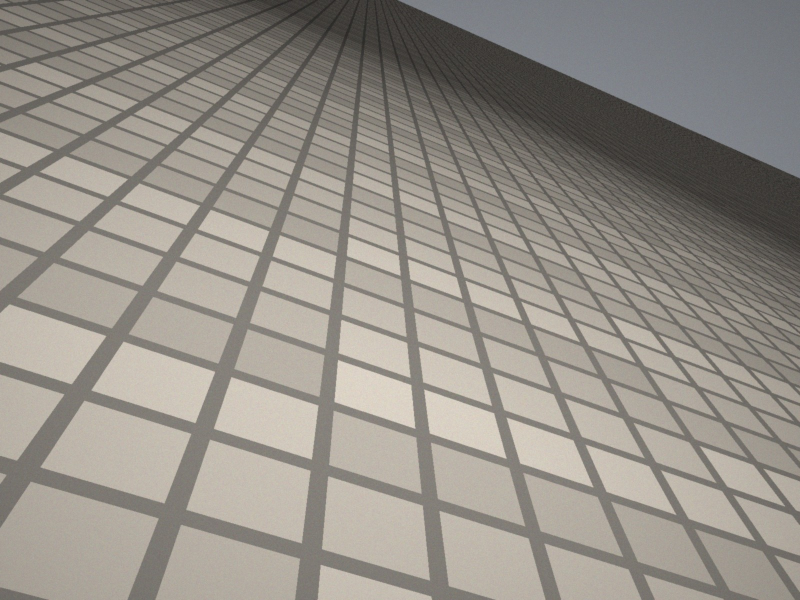
#> input picture hw/hw1/tiles.jpg, 1600 x 1200 px, found by its file name (shown at 1/2 size)
$ python hw1_skeleton.py
#> lines starting #> are read from the running program, lines starting #| are printed output that depends on the picture
#!/usr/bin/env python

##  hw1_skeleton.py

"""
This is the skeleton for Homework 1 of ECE 661, Computer Vision, Fall 2026.

The framework is written for you: reading the two supplied images, drawing the
overlays, saving the figures.  What is left for you to write is the geometry, and
every place that needs your work is marked TODO.

Everything in this homework is built out of four facts from Lecture 2:

    the line through two points            l  =  x1 cross x2
    the point where two lines meet         x  =  l1 cross l2
    a conic                                x^T C x  =  0
    the tangent to C at a point p on it    l  =  C p

Rename this file to hw1_<FirstName><LastName>.py before you submit it.  Note that
the work is all inside functions and that the calls at the bottom sit behind the
usual __main__ guard.  Keep it that way.  Your submission has to be safe to
import: a file that draws a window or reads an image at the moment it is imported
will fail on a machine that has neither a display nor the data directory.

    Usage:      python hw1_skeleton.py
    Requires:   numpy, matplotlib, pillow    (see the conda line in the handout)

Course policy on AI assistants applies to this file.  Your report must open with
a section titled "AI Assistant Usage" giving a percentage, and any function here
that was generated entirely by an AI assistant must say so in its own docstring.
"""

__author__ = "Shrikrishna Bhagirath Rajule (srajule@purdue.edu)"
__date__   = "2026-Sep-02"

import os
import numpy as np
import matplotlib

##  Choose a drawing backend before pyplot is imported.
if not (os.environ.get("DISPLAY") or os.name == "nt" or
        os.environ.get("MPLBACKEND")):
    matplotlib.use("Agg")

import matplotlib.pyplot as plt
from PIL import Image

"""
##  Uncomment this block if you want your recorded points and your figures to
##  come out the same on every run.
seed = 0
random.seed(seed)
numpy.random.seed(seed)
"""


#______________________________  Lecture 2 in four functions  __________________________

##  These are given.  Read dehom() carefully: the comment inside it is the whole
##  reason we bother with homogeneous coordinates in the first place.

def hom(p):
    '''Physical point (x,y) as the homogeneous 3-vector [x, y, 1]^T.'''
    return np.array([p[0], p[1], 1.0])

def join(p, q):
    '''The line through the two physical points p and q.'''
    return np.cross(hom(p), hom(q))

def meet(l, m):
    '''The point where the two lines l and m cross.'''
    return np.cross(l, m)

# [17 lines left out: function dehom, not called in this run]


#______________________________  Given framework  _______________________________________

##  Where the two supplied images live.  The default is the directory you get by
##  unzipping hw1_images.zip next to this file.  The environment variable is here
##  so that a grader can point the same code at a different directory without
##  editing it; you should not need to touch either.
DATA_DIR = os.environ.get("ECE661_HW1_DATA", "hw1_images")

def load_image(filename):
    '''Read an image from DATA_DIR as an (H, W, 3) array of uint8.'''
    path = os.path.join(DATA_DIR, filename)
    if not os.path.isfile(path):
        raise SystemExit(
            "Could not find %s.\n"
            "Unzip hw1_images.zip so that %s/ sits next to this file, or set the\n"
            "environment variable ECE661_HW1_DATA to the directory that has it."
            % (path, DATA_DIR))
    return np.array(Image.open(path).convert("RGB"))

def show_or_save(figure, filename):
    '''Put a figure on the screen if there is one, and always write it to disk.

    Every figure has to end up in your PDF report, so saving is not optional.
    Calling plt.show() with no display attached is an error, which is why this
    goes through the backend check made at the top of the file.
    '''
    figure.savefig(filename, dpi=110, bbox_inches="tight")
    if matplotlib.get_backend().lower() != "agg":
        plt.show()
    plt.close(figure)

def show_recorded_points(image, recorded, title):
    '''Draw the points you recorded on top of the image, and nothing else.

    Run this BEFORE you compute anything.  If a line you meant to record along
    a row of grout is drawn across the tiles instead, you will see it here.
    '''
    colors = ["#e4572e", "#2e86ab", "#3fa34d"]
    figure, axis = plt.subplots(figsize=(9, 7))
    axis.imshow(image)
    for (name, pairs), color in zip(recorded.items(), colors):
        for point_a, point_b in pairs:
            axis.plot([point_a[0], point_b[0]], [point_a[1], point_b[1]],
                      '-o', color=color, markersize=5, linewidth=1)
    axis.set_xlim(0, image.shape[1]);  axis.set_ylim(image.shape[0], 0)
    axis.set_title(title)
    return figure

# [64 lines left out: functions bounding_box_diagonal, draw_line_across, draw_conic, coefficients_to_matrix, two_panel_figure, not called in this run]


#______________________________  Bonus (optional):  Shooting Around Cover  _____________

##  The arena, in an ordinary x-y plane with y upward.  The player is at the
##  origin and alpha is measured counter-clockwise from the +x axis.  No image
##  is involved in this section, and it is worth 10 bonus points.

TARGET = (np.array([1.0, 8.0]), np.array([3.0, 8.0]))
ARMOUR = (np.array([0.4, 4.0]), np.array([5.0, 4.0]))
WALL   = (np.array([7.0, 0.0]), np.array([7.0, 6.0]))

# [47 lines left out: functions draw_arena, aiming_line, subtended_interval, strikes_segment, reflection_in_line, not called in this run]

def bonus():
    ##  TODO (a): report both intervals, and show that for every angle in the
    ##            target's interval the ray crosses y = 4 inside the armour.
    ##  TODO (a): meet the aiming line with l_infinity = [0,0,1]^T and say what
    ##            you get.  This is the first ideal point you will compute.
    ##  TODO (b): the naive test at alpha = 250, then the corrected one.
    ##  TODO (c): M for the wall x = 7; check that M @ M is the identity.
    ##  TODO (d): reflect the target bar in the wall, aim at the mirror image,
    ##            then trace the ray and check every leg of it.  Plot the path
    ##            on top of draw_arena().
    pass


#______________________________  Task-1:  Vanishing Points and the Vanishing Line  _____

##  TODO (a): replace the zeros with the coordinates YOU recorded in GIMP.
##
##  Families A and B run along grout lines.  Family C is the tile diagonals,
##  which are not drawn in the image: record a corner where four tiles meet,
##  then step diagonally across the grid and record another such corner.  Count
##  the tiles as you go.  A miscount gives you a line that is not in the family
##  and the image will not tell you so -- but show_recorded_points() will.

RECORDED_TILES = {
    "A  tile rows":      [((0, 0), (0, 0)),
                          ((0, 0), (0, 0)),
                          ((0, 0), (0, 0))],
    "B  tile columns":   [((0, 0), (0, 0)),
                          ((0, 0), (0, 0)),
                          ((0, 0), (0, 0))],
    "C  tile diagonals": [((0, 0), (0, 0)),
                          ((0, 0), (0, 0)),
                          ((0, 0), (0, 0))],
}

# [13 lines left out: function vanishing_point_estimates, not called in this run]

def task_1():
    tiles = load_image("tiles.jpg")
#> in load_image, returned value is the input picture: shape (1200, 1600, 3); mean R, G, B 149.1, 144, 136.3

    ##  Look before you compute.
    figure = show_recorded_points(tiles, RECORDED_TILES,
                                  "do these lie along the features you meant?")
    show_or_save(figure, "task1_recorded_points.png")
#> in show_or_save, `figure.savefig(filename, dpi=110, bbox_inches="tight")`:
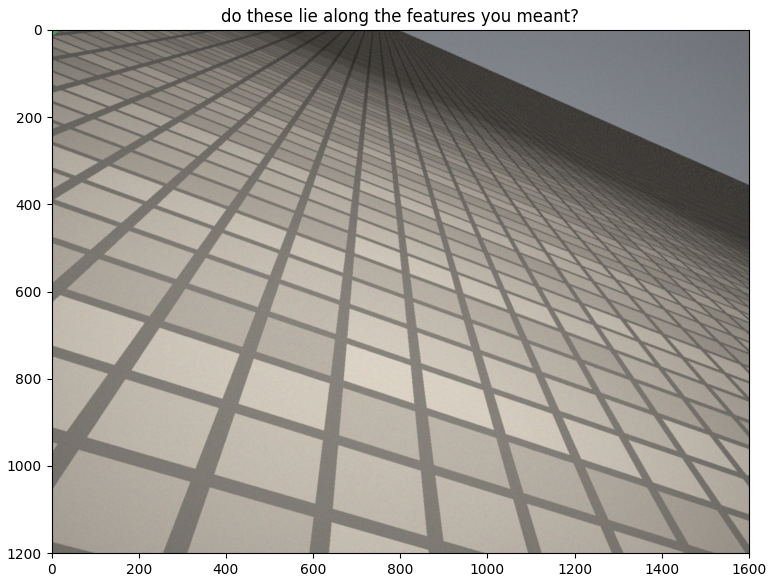
#> figure drawn by matplotlib, 1 panel

    ##  TODO (b): WRITE YOUR PREDICTION IN YOUR REPORT BEFORE RUNNING THIS.
    ##            Which family will give the least reliable vanishing point,
    ##            and why?  Then compute the three estimates per family, their
    ##            spread, each family's MEAN vanishing point, and its distance
    ##            from the image centre (800, 600), and say whether the
    ##            prediction held.
    ##  TODO (c): order the families by spread; compute the perpendicular
    ##            distance from the WORST-determined mean vanishing point to
    ##            the line through the other two mean vanishing points.
    ##  TODO (d): the vanishing line as the join of the two BEST-determined
    ##            vanishing points, then two_panel_figure().
    ##  TODO (e): the same on the photograph you took yourself.
    pass


#______________________________  Task-2:  A Circle Photographed From an Angle  _________

##  TODO (a): replace with the eight points YOU recorded around the OUTER edge
##            of the plate.  Do not mix in the inner ring where the glaze
##            changes shade; that is a second, smaller circle.

RECORDED_RIM = np.array([[0, 0], [0, 0], [0, 0], [0, 0],
                         [0, 0], [0, 0], [0, 0], [0, 0]], dtype=float)

# [18 lines left out: function fit_conic, not called in this run]

def task_2():
    plate = load_image("plate.jpg")
#> call 2 of load_image, with filename = 'plate.jpg'
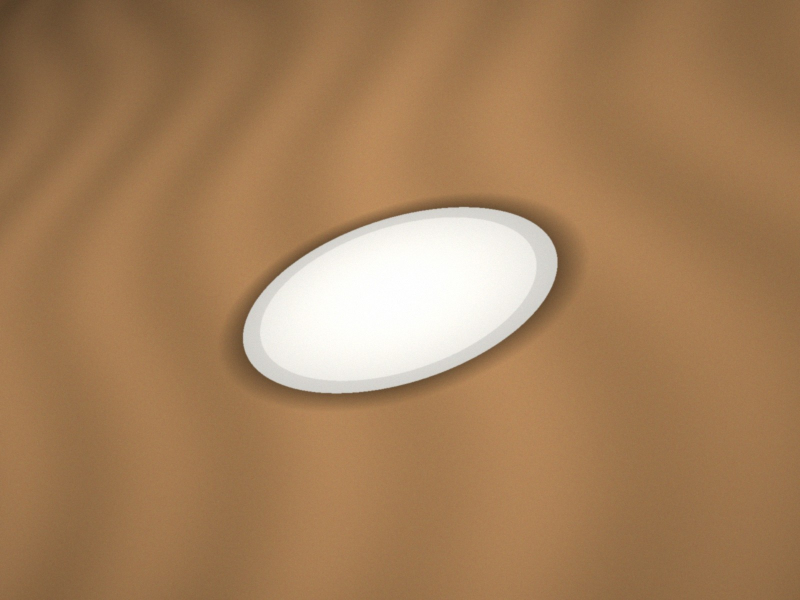
#> input picture hw/hw1/plate.jpg, 1600 x 1200 px, found by its file name (shown at 1/2 size)
#> in load_image, returned value is the input picture: shape (1200, 1600, 3); mean R, G, B 164.6, 127.9, 90.9

    figure, axis = plt.subplots(figsize=(8, 6))
    axis.imshow(plate)
    axis.plot(RECORDED_RIM[:,0], RECORDED_RIM[:,1], 'o',
              color="#2e86ab", markersize=7, markeredgecolor='k')
    axis.set_xlim(0, plate.shape[1]);  axis.set_ylim(plate.shape[0], 0)
    axis.set_title("your recorded rim points")
    show_or_save(figure, "task2_recorded_points.png")
#> call 2 of show_or_save, with filename = 'task2_recorded_points.png'
#> in show_or_save (call 2), `figure.savefig(filename, dpi=110, bbox_inches="tight")`:
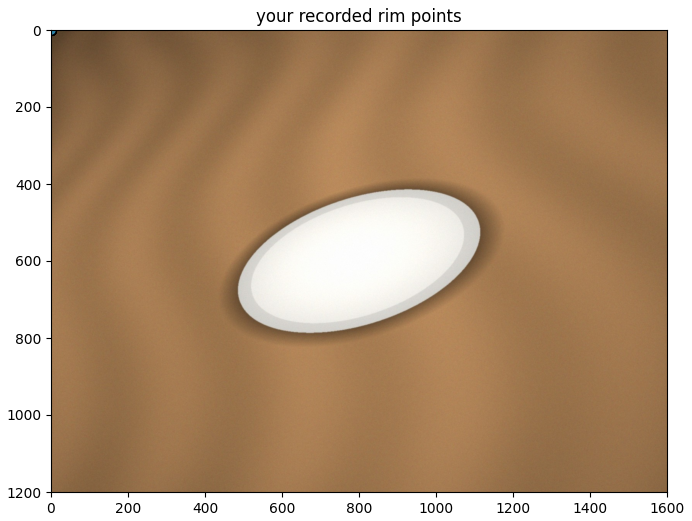
#> figure drawn by matplotlib, 1 panel

    ##  TODO (b): fit C and report max_i |x_i^T C x_i| with ||C||_F = 1.
    ##            Expect something of order 1e-3 to 1e-4.  If you get order 1,
    ##            you have taken the wrong singular vector.
    ##  TODO (c): rescale so that a^2 + b^2 + c^2 = 1, report b^2 - 4ac and
    ##            classify.  Expect a value near -0.86 on plate.jpg.
    ##  TODO (d): the tangent at one recorded point, l = C p.  Overlay the
    ##            conic, the points and the tangent, then zoom in on p and
    ##            confirm the line touches the curve there without crossing it.
    pass


#______________________________  main  _________________________________________________

if __name__ == '__main__':
    task_1()
    task_2()
    bonus()
